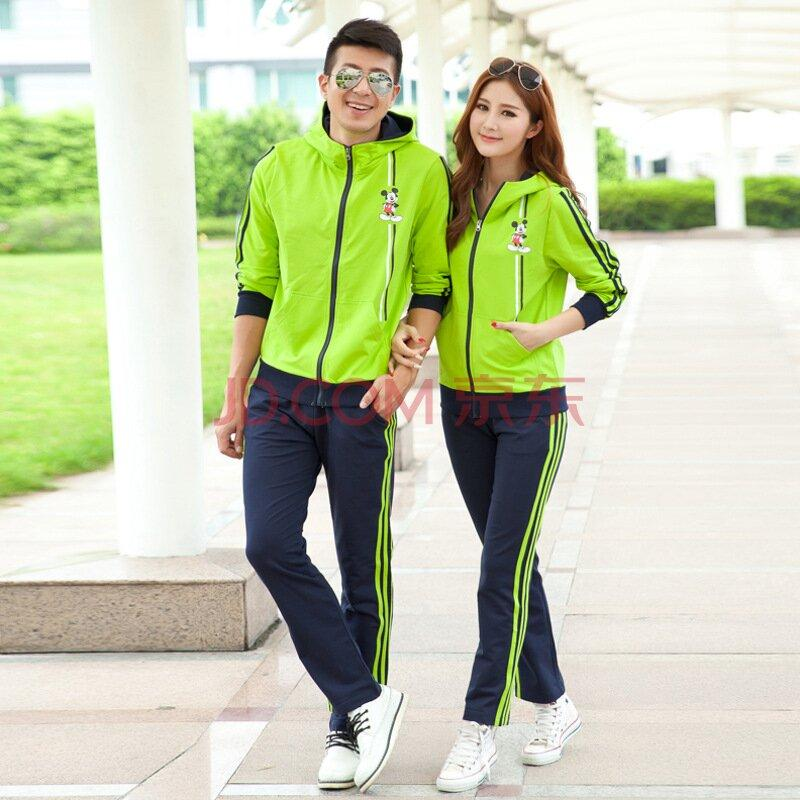
#> input picture data/2.jpg, 800 x 800 px; its folder holds only this picture in this run
$ python adaboost_loop.py
#> lines starting #> are read from the running program, lines starting #| are printed output that depends on the picture; after the words box and inside, x2 and y2 are one past the last pixel; in counts of white or black regions, pixels touching at a corner belong together
# coding: utf-8
# Team : Quality Management Center
# Author：RuiqingY
# Date ：2021/5/13 17:18
# Tool ：PyCharm


import os
import cv2

datapath = "data/"
# img = cv2.imread("1.jpg")
# gray = cv2.cvtColor(img,cv2.COLOR_BGR2GRAY)

face_cascade = cv2.CascadeClassifier("haarcascade_frontalface_alt2.xml")
face_cascade.load("haarcascade_frontalface_alt2.xml")

for img in os.listdir(datapath):
    frame = cv2.imread(datapath+img)
#> frame is the input picture: shape (800, 800, 3); mean B, G, R 172.3, 203.4, 197.1
    gray = cv2.cvtColor(frame,cv2.COLOR_BGR2GRAY)
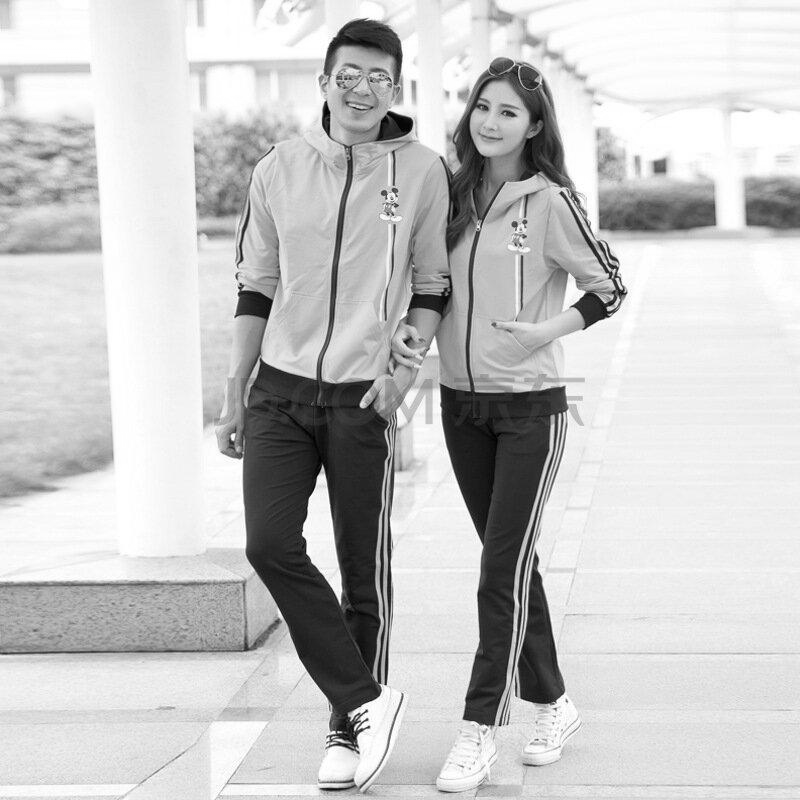
#> gray: shape (800, 800); min 0, max 255, mean 198
    faces = face_cascade.detectMultiScale(gray, 1.3, 5)
#> faces = [[458, 83, 72, 72]]

    for(x, y, w, h) in faces:
        frame = cv2.rectangle(frame, (x, y), (x+w, y+h), (255, 0, 0),2)
#> this loop made 1 pass
#> pass 1, `frame = cv2.rectangle(frame, (x, y), (x+w, y+h), (255, 0, 0),2)`:
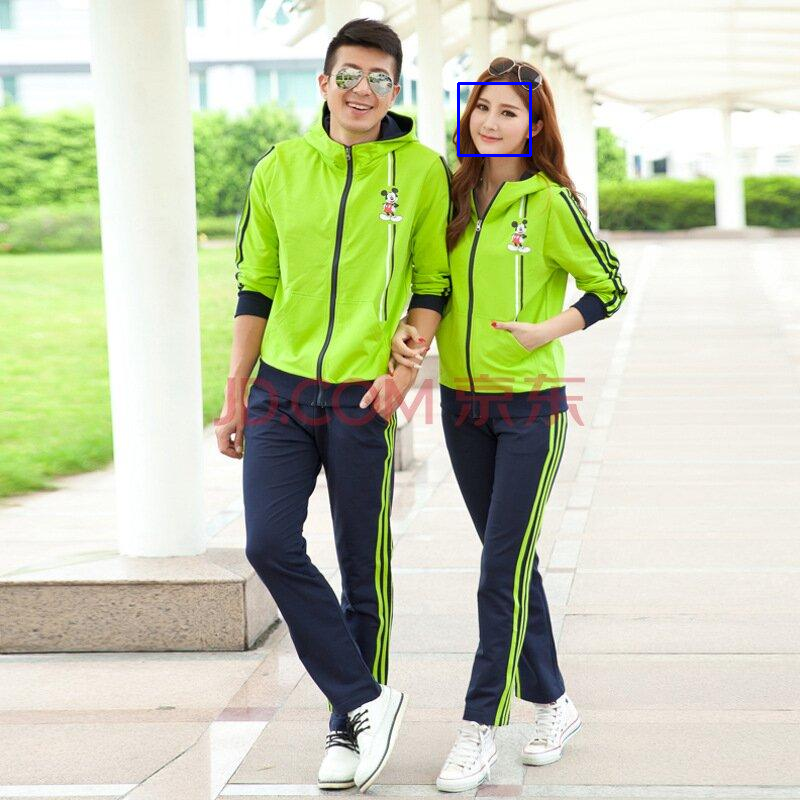
#> frame: shape (800, 800, 3); 0.13% of pixels changed, all inside (x1, y1, x2, y2) = (457, 82, 532, 157)
        # cv2.imshow("img",img)
        # cv2.waitKey()
    imgs = img.split('.')
    cv2.imwrite("result/"+imgs[0]+"_result.jpg",frame)

$ run again, on data/5.jpg
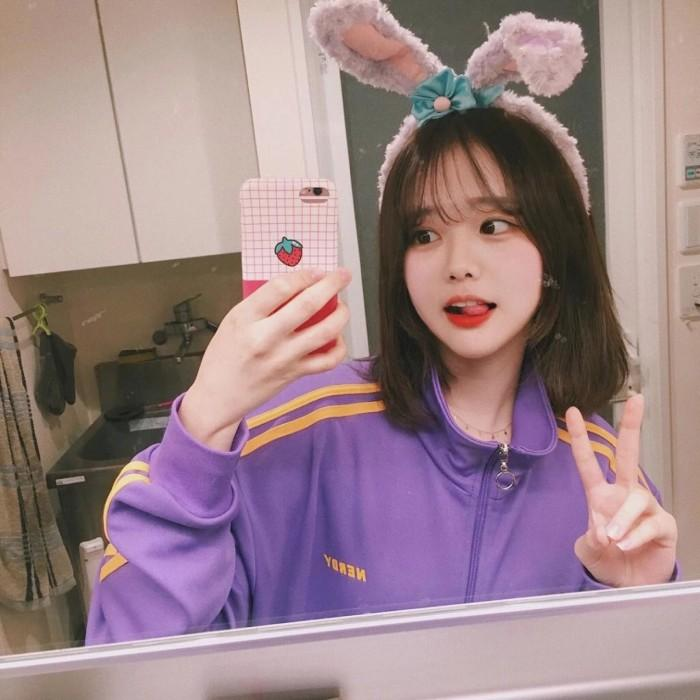
#> input picture data/5.jpg, 700 x 700 px
#> frame is the input picture: shape (700, 700, 3); mean B, G, R 136.9, 131.6, 156.3
#> `gray = cv2.cvtColor(frame,cv2.COLOR_BGR2GRAY)`:
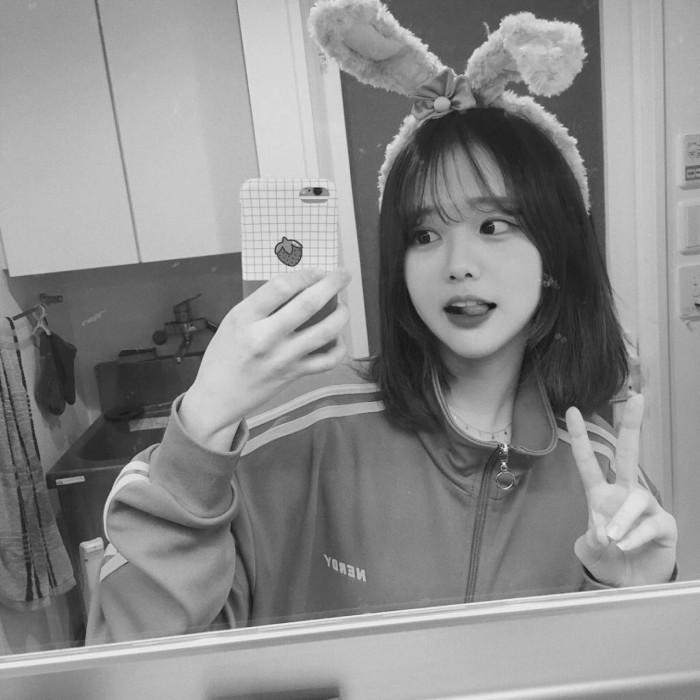
#> gray: shape (700, 700); min 16, max 241, mean 139.6
#> faces = [[372, 164, 186, 186]]
#> the loop `for(x, y, w, h) in faces:` made 1 pass
#> pass 1, `frame = cv2.rectangle(frame, (x, y), (x+w, y+h), (255, 0, 0),2)`:
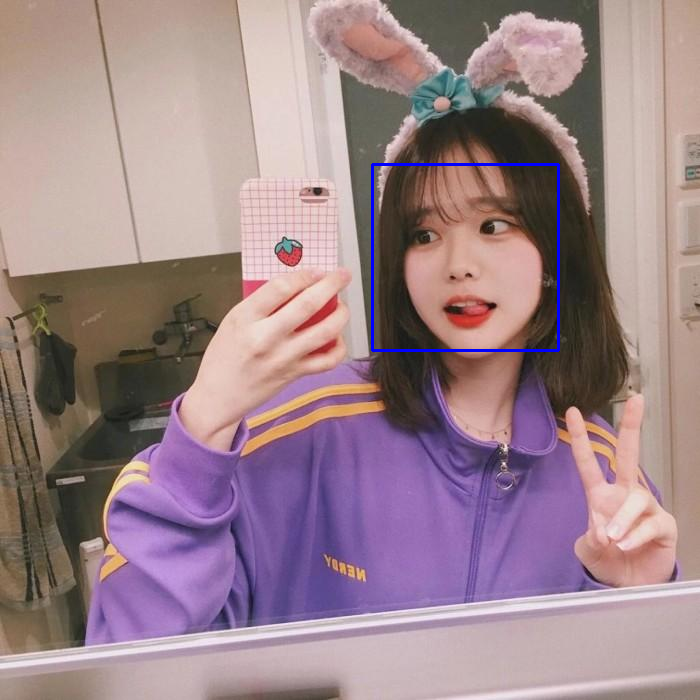
#> frame: shape (700, 700, 3); 0.45% of pixels changed, all inside (x1, y1, x2, y2) = (371, 163, 560, 352)
